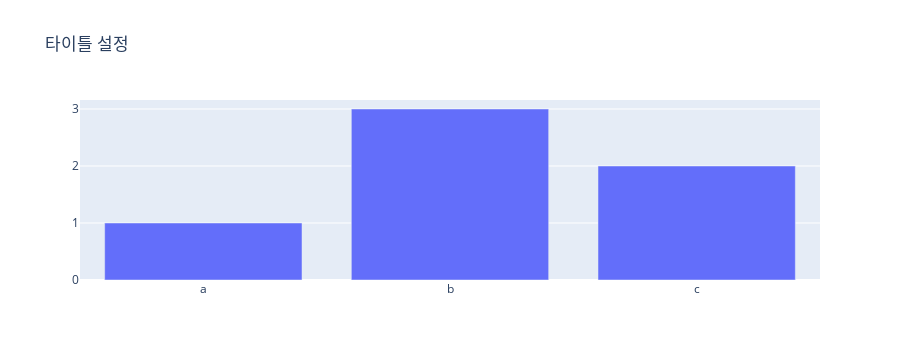

The notebook cell this image was saved under:
### Code cell
# graph_object 
fig = go.Figure(data=[go.Bar(x = ["a", "b", "c"], y = [1, 3, 2])])

fig.update_layout(title_text = "타이틀 설정")

fig.show()

### Figure 1 — Plotly figure (JSON) as saved in the notebook; plotly's stock layout.template omitted (floating-point values rounded to 4 significant figures)
{"data": [{"type": "bar", "x": ["a", "b", "c"], "y": [1, 3, 2]}], "layout": {"autosize": true, "height": 360, "title": {"text": "타이틀 설정"}, "xaxis": {"autorange": true, "range": [-0.5, 2.5], "type": "category"}, "yaxis": {"autorange": true, "range": [0, 3.158], "type": "linear"}}}
